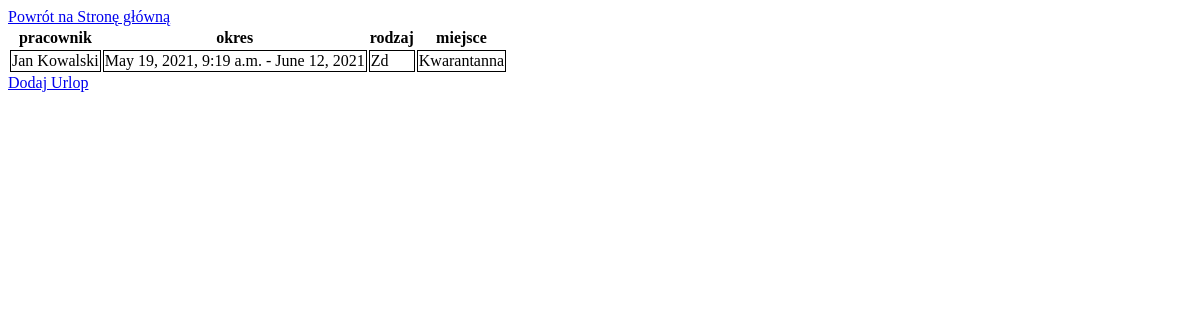
The page /polls/urlopy/ on the database as committed earlier.
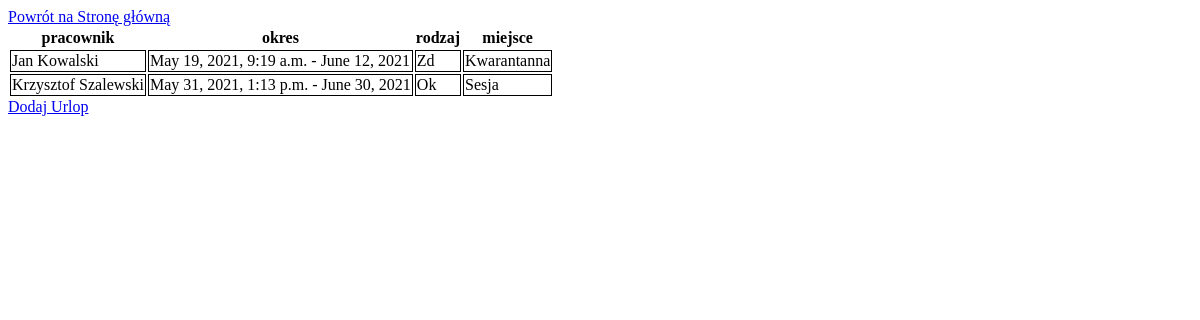
The same page on the database as committed later.
### polls/models.py (models this page shows, shortened)
class Urlopy(models.Model):
    od_data = models.DateTimeField('date published')
    do_data = models.DateField(auto_now=False, auto_now_add=False)
    pracownik = models.ForeignKey(Pracownicy, on_delete=models.CASCADE)
    miejsce_pobytu = models.CharField(max_length=200)
    Rodzaj_Zwolnienia_Choices = [
        ('Wy', 'Wypoczynkowy'),
        ('Ok', 'Okolicznosciowy'),
        ('Op', 'Opieka_nad_dzieckiem'),
        ('Sz', 'Szkolenia'),
        ('Zd', 'Zdrowotny'),
        ('Be', 'Bezplatny'),
    ]
    rodzaj_zwolnienia = models.CharField(max_length=2, choices=Rodzaj_Zwolnienia_Choices)

class Pracownicy(models.Model):
    imie = models.CharField(max_length=100)
    nazwisko = models.CharField(max_length=200)
    data_ur = models.DateField(auto_now=False, auto_now_add=False)
    pesel = models.DecimalField(max_digits=11, decimal_places=0)
    def __str__(self):
        return '%s %s' % (self.imie, self.nazwisko)

### polls/views.py (the view)
# urls.py: path('urlopy/', views.detail_urlopy),
def detail_urlopy(request):
    urlopy = Urlopy.objects.all()
    template = loader.get_template('polls/urlopy.html')
    context = {
        'urlopy': urlopy,
    }
    return HttpResponse(template.render(context, request))

### polls/templates/polls/urlopy.html (shortened to what this page needs)
{% load static %}
<link rel="stylesheet" type="text/css" href="{% static 'polls/style.css' %}" />
<a href="{% url 'start' %}">Powrót na Stronę główną</a>
{% if urlopy %}
<table>
  <tr>
    <th>pracownik</th>
    <th>okres</th>
    <th>rodzaj</th>
    <th>miejsce<th>
  </tr>
  {% for urlop in urlopy %}
    <td>{{urlop.pracownik}}</td>
    <td>{{urlop.od_data}} - {{ urlop.do_data }}</td>
    <td>{{urlop.rodzaj_zwolnienia}}</td>
    <td>{{urlop.miejsce_pobytu}}</td>
  {% endfor %}
</table>
{% else %}
<p>Brak urlopów w bazie danych.</p>
{% endif %}
<a href="/polls/formularz_urlopy/">Dodaj Urlop</a>

Rows that differ between the two databases and show on the page:
added Urlopy: pracownik "Krzysztof Szalewski", od_data "May 31, 2021, 1:13 p.m.", do_data "June 30, 2021", rodzaj_zwolnienia "Ok", miejsce_pobytu "Sesja"
